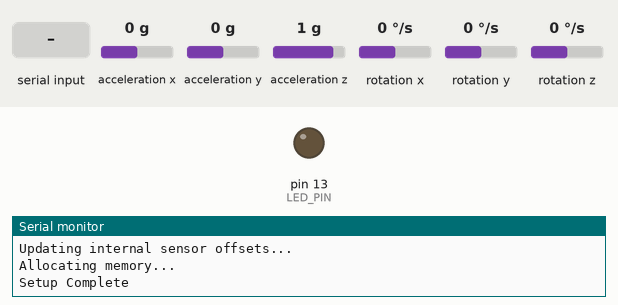
Simulated run of this program. Board: Arduino Uno, built with avr-gcc and run on an emulated ATmega328P. Shown: output pins drawn as LEDs (lit = HIGH), the last lines printed to the serial monitor. Inputs (shaded band) come from the test bench; at power-on: acceleration x 0 g, acceleration y 0 g, acceleration z 1 g, rotation x 0 °/s, rotation y 0 °/s, rotation z 0 °/s.

Above: at 1.2 s.
1.3 s: "u\n" received over Serial
At 2.5 s:
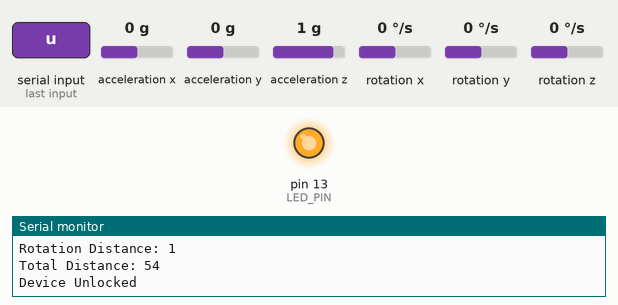
4.2 s: byte 114 ('r') received over Serial
5.7 s: "1\n" received over Serial
Timing chart, 0 to 8.7 s (numbered marks = the images above; inputs shaded):
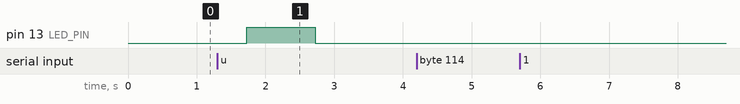

The program:

main.cpp
```cpp
#include "I2Cdev.h"
#include "MPU6050.h"
#include "common.h"
#include <avr/pgmspace.h>

#define N 15
#define THRESHOLD 10000

// Arduino Wire library is required if I2Cdev I2CDEV_ARDUINO_WIRE implementation
// is used in I2Cdev.h
#if I2CDEV_IMPLEMENTATION == I2CDEV_ARDUINO_WIRE
    #include "Wire.h"
#endif

// class default I2C address is 0x68
// specific I2C addresses may be passed as a parameter here
// AD0 low = 0x68 (default for InvenSense evaluation board)
// AD0 high = 0x69
MPU6050 accelgyro;
//MPU6050 accelgyro(0x69); // <-- use for AD0 high

bool recordFlag = false;
bool unlockFlag = false;


short ax, ay, az;
short gx, gy, gz;

short axRecord[N] = {0};
short ayRecord[N] = {0};
short azRecord[N] = {0};

short gxRecord[N] = {0};
short gyRecord[N] = {0};
short gzRecord[N] = {0};

short recordCounter = 0;

short axUnlock[N] = {0};
short ayUnlock[N] = {0};
short azUnlock[N] = {0};

short gxUnlock[N] = {0};
short gyUnlock[N] = {0};
short gzUnlock[N] = {0};

short unlockCounter = 0;

extern short DTW[N+1][N+1] = {32767};


// uncomment "OUTPUT_READABLE_ACCELGYRO" if you want to see a tab-separated
// list of the accel X/Y/Z and then gyro X/Y/Z values in decimal. Easy to read,
// not so easy to parse, and slow(er) over UART.
#define OUTPUT_READABLE_ACCELGYRO

// uncomment "OUTPUT_BINARY_ACCELGYRO" to send all 6 axes of data as 16-bit
// binary, one right after the other. This is very fast (as fast as possible
// without compression or data loss), and easy to parse, but impossible to read
// for a human.
//#define OUTPUT_BINARY_ACCELGYRO


#define LED_PIN 13

short DTWDistance(const short* a, const short* b) {
    for (int i = 0; i < N; ++i) {
        for (int j = 0; j < N; ++j) {
            short cost = absDiff(*(a+i), *(b+j));
			//Serial.println(cost);
            DTW[i+1][j+1] = cost + min3(DTW[i][j+1], DTW[i+1][j], DTW[i][j]);
        }
    }
	short res = DTW[N][N];
	//Serial.println(res);
    DTW[N+1][N+1] = {32767};
    DTW[0][0] = 0;
    return res;
}

void setup() {
    // join I2C bus (I2Cdev library doesn't do this automatically)
    #if I2CDEV_IMPLEMENTATION == I2CDEV_ARDUINO_WIRE
        Wire.begin();
    #elif I2CDEV_IMPLEMENTATION == I2CDEV_BUILTIN_FASTWIRE
        Fastwire::setup(400, true);
    #endif

    // initialize serial communication
    // (38400 chosen because it works as well at 8MHz as it does at 16MHz, but
    // it's really up to you depending on your project)
    Serial.begin(19200);

    // initialize devicer
    Serial.println("Initializing I2C devices...");
    accelgyro.initialize();

    // verify connection
    Serial.println("Testing device connections...");
    Serial.println(accelgyro.testConnection() ? "MPU6050 connection successful" : "MPU6050 connection failed");

    // use the code below to change accel/gyro offset values

    Serial.println("Updating internal sensor offsets...");
    // -76	-2359	1688	0	0	0
    accelgyro.setXAccelOffset(-2400);
	accelgyro.setYAccelOffset(700);
	accelgyro.setZAccelOffset(4120);
    accelgyro.setXGyroOffset(0);
    accelgyro.setYGyroOffset(0);
    accelgyro.setZGyroOffset(0);

    // configure Arduino LED pin for output

    pinMode(LED_PIN, OUTPUT);

	Serial.println("Allocating memory...");
	DTW[0][0] = 0;
	Serial.println("Setup Complete");
}

void loop() {
    // read raw accel/gyro measurements from device
    accelgyro.getMotion6(&ax, &ay, &az, &gx, &gy, &gz);

	if (!recordFlag && !unlockFlag) {
		if(Serial.available() > 0) {
			char operation = Serial.read();
			Serial.print("\n");
			Serial.print("Operation ");
			if(operation == 'r') {
				Serial.print(operation);
				Serial.println(": Record Gesture");
				recordFlag = true;
			} else if(operation == 'u') {
				Serial.print(operation);
				Serial.println(": Unlock Gesture");
				unlockFlag = true;
			} else {
				Serial.print(operation);
				Serial.println(": Not Defined");
			}
		}
	} else if (recordFlag && !unlockFlag) {
		if(recordCounter < N) {
			axRecord[recordCounter] = ax;
			ayRecord[recordCounter] = ay;
			azRecord[recordCounter] = az;
			gxRecord[recordCounter] = gx;
			gyRecord[recordCounter] = gy;
			gzRecord[recordCounter] = gz;
			Serial.print("ax: "); Serial.print(axRecord[recordCounter]); Serial.print(" | ");
    		Serial.print("ay: "); Serial.print(ayRecord[recordCounter]); Serial.print(" | ");
    		Serial.print("az: "); Serial.print(azRecord[recordCounter]); Serial.print(" | ");
    		Serial.print("gx: "); Serial.print(gxRecord[recordCounter]); Serial.print(" | ");
    		Serial.print("gy: "); Serial.print(gyRecord[recordCounter]); Serial.print(" | ");
    		Serial.print("gz: "); Serial.println(gzRecord[recordCounter]);
			++recordCounter;
		} else {
			const short *axRecordSave PROGMEM = axRecord;
			const short *ayRecordSave PROGMEM = ayRecord;
			const short *azRecordSave PROGMEM = azRecord;
			const short *gxRecordSave PROGMEM = gxRecord;
			const short *gyRecordSave PROGMEM = gyRecord;
			const short *gzRecordSave PROGMEM = gzRecord;

			recordCounter = 0;
			recordFlag = false;
		}
	} else if (!recordFlag && unlockFlag) {
		if(unlockCounter < N) {
			axUnlock[unlockCounter] = ax;
			ayUnlock[unlockCounter] = ay;
			azUnlock[unlockCounter] = az;
			gxUnlock[unlockCounter] = gx;
			gyUnlock[unlockCounter] = gy;
			gzUnlock[unlockCounter] = gz;
			Serial.print("ax: "); Serial.print(axUnlock[unlockCounter]); Serial.print(" | ");
    		Serial.print("ay: "); Serial.print(ayUnlock[unlockCounter]); Serial.print(" | ");
    		Serial.print("az: "); Serial.print(azUnlock[unlockCounter]); Serial.print(" | ");
    		Serial.print("gx: "); Serial.print(gxUnlock[unlockCounter]); Serial.print(" | ");
    		Serial.print("gy: "); Serial.print(gyUnlock[unlockCounter]); Serial.print(" | ");
    		Serial.print("gz: "); Serial.println(gzUnlock[unlockCounter]);
			++unlockCounter;
		} else {
			unlockCounter = 0;
			//
			short axDistance = abs(DTWDistance(axRecord, axUnlock)) / 100;
			short ayDistance = abs(DTWDistance(ayRecord, ayUnlock)) / 100;
			short azDistance = abs(DTWDistance(azRecord, azUnlock)) / 100;
			short gxDistance = abs(DTWDistance(gxRecord, gxUnlock)) / 100;
			short gyDistance = abs(DTWDistance(gyRecord, gyUnlock)) / 100;
			short gzDistance = abs(DTWDistance(gzRecord, gzUnlock)) / 100;

			// Serial.print("ax distance: "); Serial.print(axDistance); Serial.print(" ");
    		// Serial.print("ay distance: "); Serial.print(ayDistance); Serial.print(" ");
    		// Serial.print("az distance: "); Serial.print(azDistance); Serial.print(" ");
    		// Serial.print("gx distance: "); Serial.print(gxDistance); Serial.print(" ");
    		// Serial.print("gy distance: "); Serial.print(gyDistance); Serial.print(" ");
    		// Serial.print("gz distance: "); Serial.println(gzDistance);


			short accDistance = (axDistance + ayDistance + azDistance) / 3;
			short roDistance = (gxDistance + gyDistance + gzDistance) / 3;
			accDistance = accDistance == 0 ? 1 : accDistance;
			roDistance = roDistance == 0 ? 1 : roDistance;
			short distance = accDistance * roDistance;
			Serial.print("\n");
			Serial.print("Acceleration Distance: "); Serial.println(accDistance);
			Serial.print("Rotation Distance: "); Serial.println(roDistance);
			Serial.print("Total Distance: "); Serial.println(distance);
			if(distance > THRESHOLD || distance < 0) {
				Serial.println("Device Unlock Failed");
			} else {
				Serial.println("Device Unlocked");
				digitalWrite(LED_PIN, HIGH);
				delay(1000);
				digitalWrite(LED_PIN, LOW);
			}
			unlockFlag = false;
		}
	}
}
```

common.h
```cpp
#ifndef _COMMON_H_
#define _COMMON_H_
short min3(short a, short b, short c) {
    if(a < b) {
        return a < c ? a : c;
    } else {
        return b < c ? b : c;
    }
}
short absDiff(short a, short b) {
    if(a < b) {
        return b - a;
    } else {
        return a - b;
    }
}

#endif
```

Measured:
- after the input at 1.3 s, pin 13 (LED_PIN): LOW → HIGH after 0.43 s, → LOW 1.0 s later
